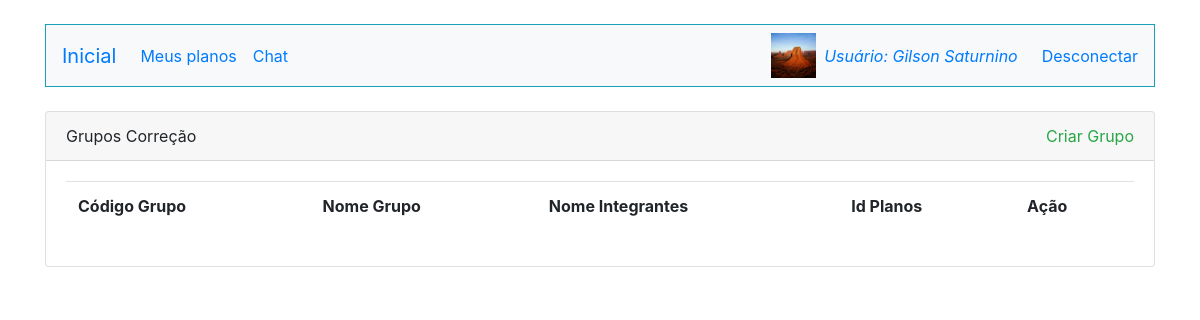
The app's page /ListarGrupoCorrecao.php (signed in), older data.
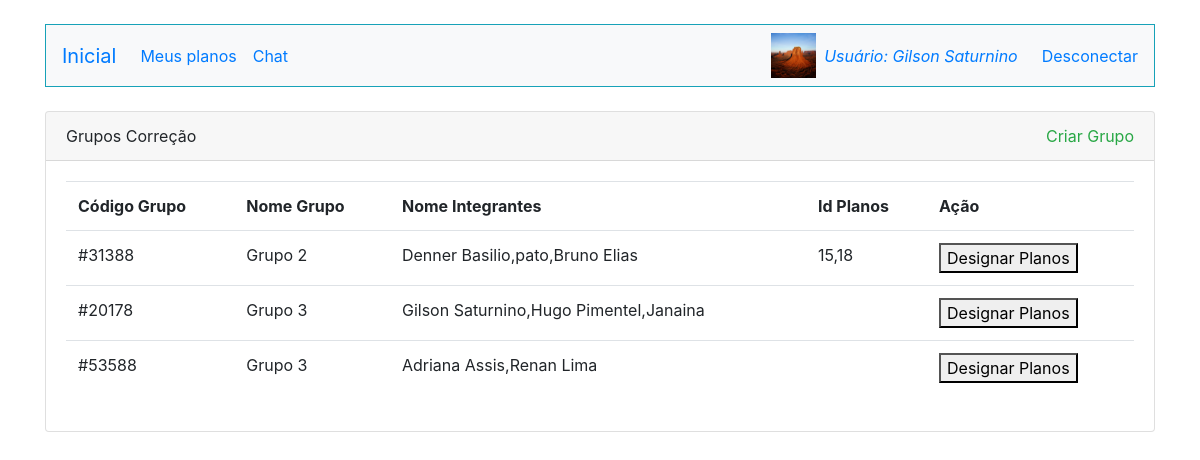
The same page, newer data.
### tables this page shows
CREATE TABLE `imagens` (
  `id` int(11) NOT NULL,
  `nome` varchar(100) NOT NULL,
  `id_usuario` int(11) NOT NULL
);

CREATE TABLE `grupocorrecao` (
  `id_grupo` int(11) NOT NULL,
  `codigo_grupo` varchar(5) NOT NULL,
  `nome_grupo` varchar(150) NOT NULL,
  `id_usuario` varchar(11) NOT NULL,
  `nome_usuario` varchar(255) NOT NULL,
  `id_plano` varchar(255) NOT NULL
);

### ListarGrupoCorrecao.php (the view, shortened to what this page needs)
<!doctype html>
<html lang="pt-br">
  <head>
    <link rel="stylesheet" href="https://stackpath.bootstrapcdn.com/bootstrap/4.3.1/css/bootstrap.min.css">
  </head>
  <body>
  <div class="container">
            <?php
            require_once("Cabecalho.php");
            require_once("Conexao.php");
              $sql = "select * from grupocorrecao ";
              $resultadoSql = mysqli_query($conexao,$sql);
                      $vetorUmregistro = mysqli_fetch_assoc($resultadoSql);
                      $vetorTodosregistro = array();
                      while($vetorUmregistro != null){
                        array_push($vetorTodosregistro, $vetorUmregistro);
                        $vetorUmregistro = mysqli_fetch_assoc($resultadoSql);
                      }
            ?>
<div class="row">
        <div class="col-md-12 mt-4">
            <div class="card">
                <div class="card-header">
                  Grupos Correção<a class="float-right text-success" href="GrupoCorrecao.php"> Criar Grupo</a>
                </div>
                <div class="card-body" id="resultado"  >
                   <table class="table">
                        <tr>
                        <th>Código Grupo</th>
                        <th >Nome Grupo</th>
                        <th >Nome Integrantes</th>
                        <th >Id Planos</th>
                        <th >Ação</th>
                        </tr>
                        <?php foreach ($vetorTodosregistro as $umRegistro){?>
                        <tr>
                          <td>#<?= $umRegistro["codigo_grupo"]?><br></td>
                          <td><?= $umRegistro["nome_grupo"]?><br></td>
                        <td><?= $umRegistro["nome_usuario"]?><br></td>
                        <td><?= $umRegistro["id_plano"]?><br></td>
                        <td>
                          <form action="DesignarPlano.php" method="POST">
                            <button type="submit">Designar Planos</button>
                          </form>
                        </td>
                        </tr>
                        <?php } ?>
                        </div>
                      </div>
                    </div>
                  </div>
                </div>
  </body>
</html>

### Cabecalho.php (shortened to what this page needs)
<html lang="en">
<head>
    <link rel="stylesheet" href="https://stackpath.bootstrapcdn.com/bootstrap/4.3.1/css/bootstrap.min.css"
>
</head>
<body>
    <?php
        require_once("Conexao.php");
    ?>
    <nav class="navbar navbar-expand-lg  bg-light border border-info mt-4">
        <a class="navbar-brand" href="index.php">Inicial</a>
        <div class="collapse navbar-collapse" id="navbarNavDropdown">
            <ul class="navbar-nav">
                <?php
                if(isset($_SESSION["nome"])){
                    if($_SESSION["perfil"]=="Coordenador"){
                 ?>
                <li class="nav-item">
                    <a class="nav-link" href="ListarCurso.php">Cursos</a>
                </li>
                <li class="nav-item">
                    <a class="nav-link" href="ListarDisciplina.php">Disciplinas </a>
                </li>
                <li class="nav-item">
                    <a class="nav-link" href="ListarPlano.php">Planos de Ensino</a>
                </li>
                <li class="nav-item">
                    <a class="nav-link" href="ListarUsuarios.php">Membros</a>
                </li>
                <li class="nav-item">
                    <a class="nav-link" href=" ListarGrupoCorrecao.php">Grupo Correção</a>
                </li>
                <?php
                }if($_SESSION["perfil"]=="Docente" || $_SESSION["cole"] == "sim" && $_SESSION["perfil"] != "Coordenador" && $_SESSION["perfil"] != 'Discente do Colegiado' && $_SESSION["perfil"] != 'Tecnico do Colegiado'){
                        ?>
                    <li class="nav-item">
                    <a class="nav-link" href="ListarPlanoMeus.php">Meus planos</a>
                    </li>
                <?php
                }if($_SESSION["cole"] == "sim" && $_SESSION["perfil"] != "Coordenador" ){ ?>
                     <li class="nav-item">
                    <a class="nav-link" href="ListarPlano.php">Planos de Ensino</a>
                </li>
               <?php } ?>
               <li class="nav-item">
                    <a class="nav-link" href="ListarUsuarios2.php">Chat</a>
                    </li>
                <?php }else{ ?>
                <li class="nav-item">
                    <a class="nav-link" href="Login.php">Login</a>
                </li>
                <?php }?>
            </ul>
        </div>
        <?php
        if(isset($_SESSION["nome"])){
        ?>
        <?php
                        $id_usuario = $_SESSION["id_logado"];
                        $sql = "select id,nome from imagens where id_usuario=?";
                        $sqlprep = $conexao->prepare($sql);
                        $sqlprep->bind_param("i",$id_usuario);
                        $sqlprep->execute();
                        $resultadoSql = $sqlprep->get_result();
                        $registro= mysqli_fetch_assoc($resultadoSql);
                        $vetorRegistros = array();
                        while($registro !=null){
                            array_push($vetorRegistros,$registro);
                            $registro = mysqli_fetch_assoc($resultadoSql);
                            $validacao = 0;
                        }
                        foreach($vetorRegistros as $valor):
                            $foto =$valor["nome"];
                        endforeach;
                        if(isset($validacao)){ ?>
                            <img src="<?php echo "./imagens/".$foto; ?>" style="width:45px; height:45px;">
                        <?php
                        }else{ ?>
                            <img src="imagens/usuario.png" style="width:45px; height:45px;">
                        <?php
                        } ?>
        <a href="MeuPerfil.php"><span class="mr-4 ml-2 mt-2">Usuário: <?= $_SESSION["nome"]; ?></span></a>
        <a href="MataSessao.php" class="text-decoration-none">Desconectar</a>
        <?php
        }
        ?>
    </nav>
</body>
</html>

### Cabecalho.php (style rules this page uses)
body { background-color:#ffffff; }
span { font-style: italic; }

Row changes from the older to the newer data that the page shows:
added grupocorrecao: codigo_grupo "31388", nome_grupo "Grupo 2", nome_usuario "Denner Basilio,pato,Bruno Elias", id_plano "15,18"
added grupocorrecao: codigo_grupo "20178", nome_grupo "Grupo 3", nome_usuario "Gilson Saturnino,Hugo Pimentel,Janaina"
added grupocorrecao: codigo_grupo "53588", nome_grupo "Grupo 3", nome_usuario "Adriana Assis,Renan Lima"
